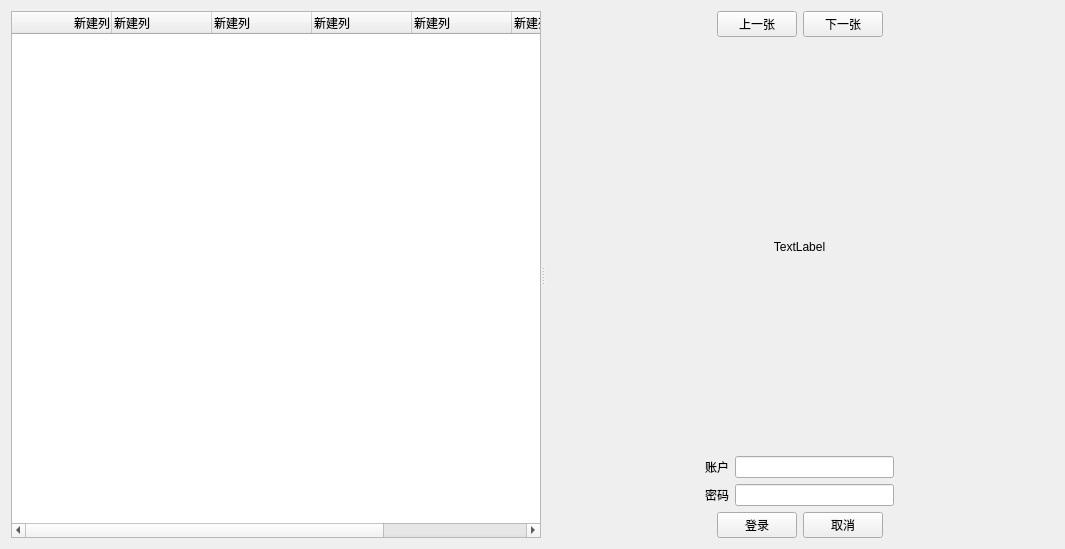
<?xml version="1.0" encoding="UTF-8"?>
<ui version="4.0">
 <class>Form</class>
 <widget class="QWidget" name="Form">
  <property name="geometry">
   <rect>
    <x>0</x>
    <y>0</y>
    <width>1065</width>
    <height>549</height>
   </rect>
  </property>
  <property name="windowTitle">
   <string>Form</string>
  </property>
  <layout class="QGridLayout" name="gridLayout">
   <item row="0" column="0">
    <widget class="QSplitter" name="splitter">
     <property name="orientation">
      <enum>Qt::Horizontal</enum>
     </property>
     <widget class="QTableWidget" name="tableWidget">
      <column>
       <property name="text">
        <string>新建列</string>
       </property>
       <property name="textAlignment">
        <set>AlignTrailing|AlignVCenter</set>
       </property>
      </column>
      <column>
       <property name="text">
        <string>新建列</string>
       </property>
       <property name="textAlignment">
        <set>AlignLeading|AlignVCenter</set>
       </property>
      </column>
      <column>
       <property name="text">
        <string>新建列</string>
       </property>
       <property name="textAlignment">
        <set>AlignLeading|AlignVCenter</set>
       </property>
      </column>
      <column>
       <property name="text">
        <string>新建列</string>
       </property>
       <property name="textAlignment">
        <set>AlignLeading|AlignVCenter</set>
       </property>
      </column>
      <column>
       <property name="text">
        <string>新建列</string>
       </property>
       <property name="textAlignment">
        <set>AlignLeading|AlignVCenter</set>
       </property>
      </column>
      <column>
       <property name="text">
        <string>新建列</string>
       </property>
       <property name="textAlignment">
        <set>AlignLeading|AlignVCenter</set>
       </property>
      </column>
      <column>
       <property name="text">
        <string>新建列</string>
       </property>
       <property name="textAlignment">
        <set>AlignLeading|AlignVCenter</set>
       </property>
      </column>
     </widget>
     <widget class="QWidget" name="layoutWidget">
      <layout class="QVBoxLayout" name="verticalLayout_3">
       <item>
        <layout class="QVBoxLayout" name="verticalLayout_2">
         <item>
          <layout class="QHBoxLayout" name="horizontalLayout_3">
           <item>
            <spacer name="horizontalSpacer">
             <property name="orientation">
              <enum>Qt::Horizontal</enum>
             </property>
             <property name="sizeHint" stdset="0">
              <size>
               <width>40</width>
               <height>20</height>
              </size>
             </property>
            </spacer>
           </item>
           <item>
            <widget class="QPushButton" name="pushButton_3">
             <property name="text">
              <string>上一张</string>
             </property>
            </widget>
           </item>
           <item>
            <widget class="QPushButton" name="pushButton_4">
             <property name="text">
              <string>下一张</string>
             </property>
            </widget>
           </item>
           <item>
            <spacer name="horizontalSpacer_2">
             <property name="orientation">
              <enum>Qt::Horizontal</enum>
             </property>
             <property name="sizeHint" stdset="0">
              <size>
               <width>40</width>
               <height>20</height>
              </size>
             </property>
            </spacer>
           </item>
          </layout>
         </item>
         <item>
          <widget class="QLabel" name="label_3">
           <property name="text">
            <string>TextLabel</string>
           </property>
           <property name="alignment">
            <set>Qt::AlignCenter</set>
           </property>
          </widget>
         </item>
        </layout>
       </item>
       <item>
        <layout class="QVBoxLayout" name="verticalLayout">
         <item>
          <layout class="QHBoxLayout" name="horizontalLayout">
           <item>
            <spacer name="horizontalSpacer_5">
             <property name="orientation">
              <enum>Qt::Horizontal</enum>
             </property>
             <property name="sizeHint" stdset="0">
              <size>
               <width>40</width>
               <height>20</height>
              </size>
             </property>
            </spacer>
           </item>
           <item>
            <widget class="QLabel" name="label">
             <property name="text">
              <string>账户</string>
             </property>
            </widget>
           </item>
           <item>
            <widget class="QLineEdit" name="lineEdit"/>
           </item>
           <item>
            <spacer name="horizontalSpacer_6">
             <property name="orientation">
              <enum>Qt::Horizontal</enum>
             </property>
             <property name="sizeHint" stdset="0">
              <size>
               <width>40</width>
               <height>20</height>
              </size>
             </property>
            </spacer>
           </item>
          </layout>
         </item>
         <item>
          <layout class="QHBoxLayout" name="horizontalLayout_2">
           <item>
            <spacer name="horizontalSpacer_7">
             <property name="orientation">
              <enum>Qt::Horizontal</enum>
             </property>
             <property name="sizeHint" stdset="0">
              <size>
               <width>40</width>
               <height>20</height>
              </size>
             </property>
            </spacer>
           </item>
           <item>
            <widget class="QLabel" name="label_2">
             <property name="text">
              <string>密码</string>
             </property>
            </widget>
           </item>
           <item>
            <widget class="QLineEdit" name="lineEdit_2"/>
           </item>
           <item>
            <spacer name="horizontalSpacer_8">
             <property name="orientation">
              <enum>Qt::Horizontal</enum>
             </property>
             <property name="sizeHint" stdset="0">
              <size>
               <width>40</width>
               <height>20</height>
              </size>
             </property>
            </spacer>
           </item>
          </layout>
         </item>
         <item>
          <layout class="QHBoxLayout" name="horizontalLayout_4">
           <item>
            <spacer name="horizontalSpacer_3">
             <property name="orientation">
              <enum>Qt::Horizontal</enum>
             </property>
             <property name="sizeHint" stdset="0">
              <size>
               <width>40</width>
               <height>20</height>
              </size>
             </property>
            </spacer>
           </item>
           <item>
            <widget class="QPushButton" name="pushButton">
             <property name="text">
              <string>登录</string>
             </property>
            </widget>
           </item>
           <item>
            <widget class="QPushButton" name="pushButton_2">
             <property name="text">
              <string>取消</string>
             </property>
            </widget>
           </item>
           <item>
            <spacer name="horizontalSpacer_4">
             <property name="orientation">
              <enum>Qt::Horizontal</enum>
             </property>
             <property name="sizeHint" stdset="0">
              <size>
               <width>40</width>
               <height>20</height>
              </size>
             </property>
            </spacer>
           </item>
          </layout>
         </item>
        </layout>
       </item>
      </layout>
     </widget>
    </widget>
   </item>
  </layout>
 </widget>
 <resources/>
 <connections/>
</ui>
